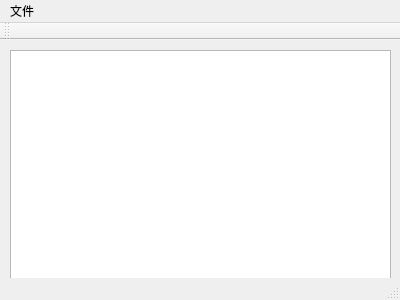
<?xml version="1.0" encoding="UTF-8"?>
<ui version="4.0">
 <class>MainWindow</class>
 <widget class="QMainWindow" name="MainWindow">
  <property name="geometry">
   <rect>
    <x>0</x>
    <y>0</y>
    <width>400</width>
    <height>300</height>
   </rect>
  </property>
  <property name="windowTitle">
   <string>MainWindow</string>
  </property>
  <widget class="QWidget" name="centralWidget">
   <widget class="QTextEdit" name="textEdit">
    <property name="geometry">
     <rect>
      <x>10</x>
      <y>10</y>
      <width>381</width>
      <height>231</height>
     </rect>
    </property>
   </widget>
  </widget>
  <widget class="QMenuBar" name="menuBar">
   <property name="geometry">
    <rect>
     <x>0</x>
     <y>0</y>
     <width>400</width>
     <height>23</height>
    </rect>
   </property>
   <widget class="QMenu" name="menu">
    <property name="title">
     <string>文件</string>
    </property>
    <addaction name="actionO"/>
    <addaction name="actionS"/>
    <addaction name="actionT"/>
    <addaction name="actionN"/>
   </widget>
   <addaction name="menu"/>
  </widget>
  <widget class="QToolBar" name="mainToolBar">
   <attribute name="toolBarArea">
    <enum>TopToolBarArea</enum>
   </attribute>
   <attribute name="toolBarBreak">
    <bool>false</bool>
   </attribute>
  </widget>
  <widget class="QStatusBar" name="statusBar"/>
  <action name="actionO">
   <property name="text">
    <string>open</string>
   </property>
  </action>
  <action name="actionS">
   <property name="text">
    <string>save</string>
   </property>
  </action>
  <action name="actionT">
   <property name="text">
    <string>other save</string>
   </property>
  </action>
  <action name="actionN">
   <property name="text">
    <string>new</string>
   </property>
  </action>
 </widget>
 <layoutdefault spacing="6" margin="11"/>
 <resources/>
 <connections/>
</ui>
